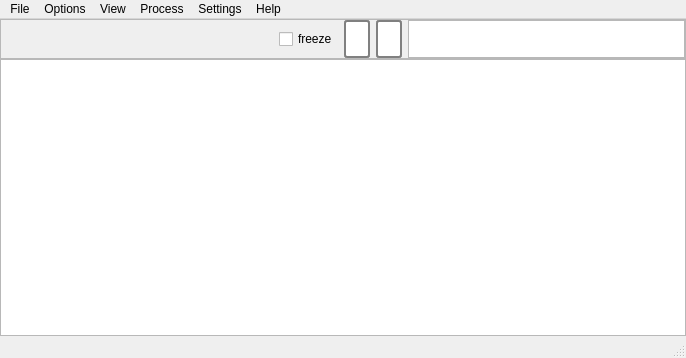
<?xml version="1.0" encoding="UTF-8"?>
<ui version="4.0">
 <class>MainWindow</class>
 <widget class="QMainWindow" name="MainWindow">
  <property name="geometry">
   <rect>
    <x>0</x>
    <y>0</y>
    <width>686</width>
    <height>358</height>
   </rect>
  </property>
  <property name="windowTitle">
   <string>Linux Process Explorer</string>
  </property>
  <widget class="QWidget" name="centralwidget">
   <layout class="QVBoxLayout" name="verticalLayout">
    <property name="spacing">
     <number>0</number>
    </property>
    <property name="leftMargin">
     <number>0</number>
    </property>
    <property name="topMargin">
     <number>0</number>
    </property>
    <property name="rightMargin">
     <number>0</number>
    </property>
    <property name="bottomMargin">
     <number>0</number>
    </property>
    <item>
     <widget class="QFrame" name="frame">
      <property name="maximumSize">
       <size>
        <width>16777215</width>
        <height>40</height>
       </size>
      </property>
      <property name="frameShape">
       <enum>QFrame::StyledPanel</enum>
      </property>
      <property name="frameShadow">
       <enum>QFrame::Raised</enum>
      </property>
      <layout class="QHBoxLayout" name="horizontalLayout">
       <property name="leftMargin">
        <number>0</number>
       </property>
       <property name="topMargin">
        <number>0</number>
       </property>
       <property name="rightMargin">
        <number>0</number>
       </property>
       <property name="bottomMargin">
        <number>0</number>
       </property>
       <item>
        <spacer name="horizontalSpacer">
         <property name="orientation">
          <enum>Qt::Horizontal</enum>
         </property>
         <property name="sizeHint" stdset="0">
          <size>
           <width>40</width>
           <height>20</height>
          </size>
         </property>
        </spacer>
       </item>
       <item>
        <widget class="QCheckBox" name="freezeCheckBox">
         <property name="text">
          <string>freeze</string>
         </property>
        </widget>
       </item>
       <item>
        <widget class="QProgressBar" name="memory">
         <property name="toolTip">
          <string>Memory usage</string>
         </property>
         <property name="styleSheet">
          <string notr="true"> QProgressBar {
     border: 2px solid grey;
     border-radius: 3px;
 }

 QProgressBar::chunk {
     background-color:rgb(32, 140, 2)
 }

 QProgressBar {
     border: 2px solid grey;
     border-radius: 3px;
     text-align: center;
 }

 </string>
         </property>
         <property name="value">
          <number>0</number>
         </property>
         <property name="textVisible">
          <bool>false</bool>
         </property>
         <property name="orientation">
          <enum>Qt::Vertical</enum>
         </property>
        </widget>
       </item>
       <item>
        <widget class="QProgressBar" name="swap">
         <property name="toolTip">
          <string>Swap usage</string>
         </property>
         <property name="styleSheet">
          <string notr="true"> QProgressBar {
     border: 2px solid grey;
     border-radius: 3px;
 }

 QProgressBar::chunk {
     background-color:rgb(185, 0, 3)
 }

 QProgressBar {
     border: 2px solid grey;
     border-radius: 3px;
     text-align: center;
 }

 </string>
         </property>
         <property name="value">
          <number>0</number>
         </property>
         <property name="textVisible">
          <bool>false</bool>
         </property>
         <property name="orientation">
          <enum>Qt::Vertical</enum>
         </property>
        </widget>
       </item>
       <item>
        <widget class="PlotWidget" name="plotOverallCpuHist"/>
       </item>
      </layout>
     </widget>
    </item>
    <item>
     <widget class="QTreeWidget" name="processTreeWidget">
      <property name="contextMenuPolicy">
       <enum>Qt::CustomContextMenu</enum>
      </property>
      <property name="columnCount">
       <number>0</number>
      </property>
      <attribute name="headerCascadingSectionResizes">
       <bool>true</bool>
      </attribute>
      <attribute name="headerDefaultSectionSize">
       <number>50</number>
      </attribute>
     </widget>
    </item>
   </layout>
  </widget>
  <widget class="QMenuBar" name="menubar">
   <property name="geometry">
    <rect>
     <x>0</x>
     <y>0</y>
     <width>686</width>
     <height>24</height>
    </rect>
   </property>
   <widget class="QMenu" name="menuFile">
    <property name="title">
     <string>File</string>
    </property>
    <addaction name="actionClose_all_and_exit"/>
   </widget>
   <widget class="QMenu" name="menuOptions">
    <property name="title">
     <string>Options</string>
    </property>
    <addaction name="actionShow_process_from_all_users"/>
   </widget>
   <widget class="QMenu" name="menuView">
    <property name="title">
     <string>View</string>
    </property>
    <addaction name="actionSystem_information"/>
    <addaction name="actionNetwork_Information"/>
   </widget>
   <widget class="QMenu" name="menuProcess">
    <property name="title">
     <string>Process</string>
    </property>
    <addaction name="actionSet_affinityPriority"/>
    <addaction name="separator"/>
    <addaction name="actionKill_process"/>
    <addaction name="actionKill_process_tree"/>
    <addaction name="separator"/>
    <addaction name="actionSuspend_process"/>
    <addaction name="actionResume_process"/>
    <addaction name="separator"/>
    <addaction name="actionProperties"/>
   </widget>
   <widget class="QMenu" name="menuSettings">
    <property name="title">
     <string>Settings</string>
    </property>
    <addaction name="actionSettings"/>
    <addaction name="separator"/>
    <addaction name="actionSaveSettings"/>
   </widget>
   <widget class="QMenu" name="menuHelp">
    <property name="title">
     <string>Help</string>
    </property>
    <addaction name="actionColor_legend"/>
    <addaction name="separator"/>
    <addaction name="actionAbout"/>
    <addaction name="actionLog"/>
    <addaction name="actionClear_Messages"/>
   </widget>
   <addaction name="menuFile"/>
   <addaction name="menuOptions"/>
   <addaction name="menuView"/>
   <addaction name="menuProcess"/>
   <addaction name="menuSettings"/>
   <addaction name="menuHelp"/>
  </widget>
  <widget class="QStatusBar" name="statusbar"/>
  <action name="actionSet_affinityPriority">
   <property name="text">
    <string>Set affinity / priority</string>
   </property>
  </action>
  <action name="actionSet_priority">
   <property name="text">
    <string>Set priority</string>
   </property>
  </action>
  <action name="action">
   <property name="text">
    <string>----</string>
   </property>
  </action>
  <action name="actionKill_process">
   <property name="text">
    <string>Kill process</string>
   </property>
  </action>
  <action name="actionKill_process_tree">
   <property name="text">
    <string>Kill process tree</string>
   </property>
  </action>
  <action name="actionSuspend_process">
   <property name="text">
    <string>Suspend process</string>
   </property>
  </action>
  <action name="actionProperties">
   <property name="text">
    <string>Properties</string>
   </property>
  </action>
  <action name="actionShow_process_from_all_users">
   <property name="text">
    <string>Show process from all users</string>
   </property>
  </action>
  <action name="action8">
   <property name="text">
    <string>8</string>
   </property>
  </action>
  <action name="action9">
   <property name="text">
    <string>9</string>
   </property>
  </action>
  <action name="action7">
   <property name="text">
    <string>7</string>
   </property>
  </action>
  <action name="action8">
   <property name="text">
    <string>8</string>
   </property>
  </action>
  <action name="action10">
   <property name="text">
    <string>10</string>
   </property>
  </action>
  <action name="action12">
   <property name="text">
    <string>12</string>
   </property>
  </action>
  <action name="action14">
   <property name="text">
    <string>14</string>
   </property>
  </action>
  <action name="actionSaveSettings">
   <property name="text">
    <string>Save current settings</string>
   </property>
  </action>
  <action name="action10_2">
   <property name="text">
    <string>10</string>
   </property>
  </action>
  <action name="action100">
   <property name="text">
    <string>100</string>
   </property>
  </action>
  <action name="action1000">
   <property name="text">
    <string>1000</string>
   </property>
  </action>
  <action name="action10000">
   <property name="text">
    <string>10000</string>
   </property>
  </action>
  <action name="action100000">
   <property name="text">
    <string>100000</string>
   </property>
  </action>
  <action name="actionSettings">
   <property name="text">
    <string>Settings...</string>
   </property>
  </action>
  <action name="actionSystem_information">
   <property name="text">
    <string>System Information...</string>
   </property>
  </action>
  <action name="actionNetwork_Information">
   <property name="text">
    <string>Network Information...</string>
   </property>
  </action>
  <action name="actionClose_this_window">
   <property name="text">
    <string>Close this window</string>
   </property>
  </action>
  <action name="actionClose_all_and_exit">
   <property name="text">
    <string>Close</string>
   </property>
  </action>
  <action name="actionColor_legend">
   <property name="text">
    <string>Color legend</string>
   </property>
  </action>
  <action name="action_2">
   <property name="text">
    <string>---</string>
   </property>
  </action>
  <action name="actionAbout">
   <property name="text">
    <string>About</string>
   </property>
  </action>
  <action name="actionLog">
   <property name="text">
    <string>Log</string>
   </property>
  </action>
  <action name="actionClear_Messages">
   <property name="text">
    <string>Clear 'do not show again' messages</string>
   </property>
  </action>
  <action name="actionResume_process">
   <property name="text">
    <string>Resume process</string>
   </property>
  </action>
 </widget>
 <customwidgets>
  <customwidget>
   <class>PlotWidget</class>
   <extends>QGraphicsView</extends>
   <header>pyqtgraph</header>
  </customwidget>
 </customwidgets>
 <resources/>
 <connections/>
</ui>
